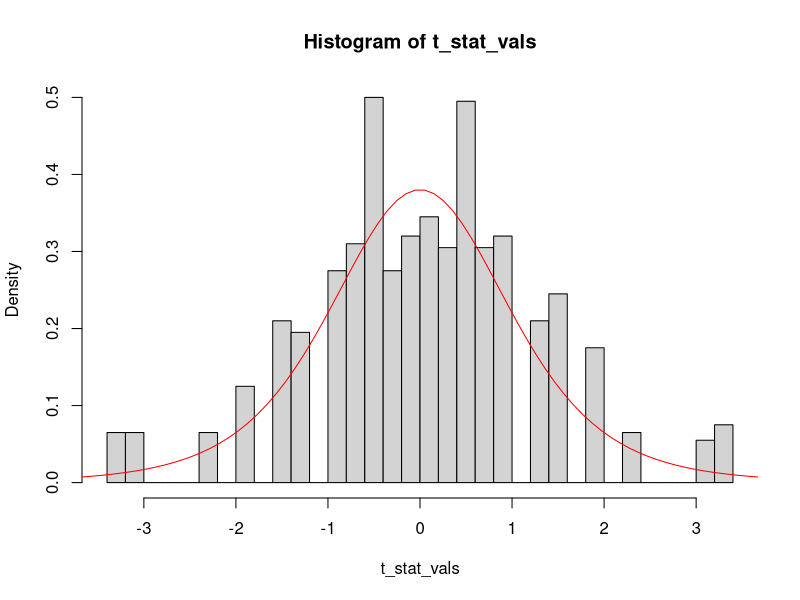

Write the R code that produced this figure.
set.seed(96000464)

# ----  Creating our samples ------ #
nx <- 4
ny <- 4
x <- rnorm(n = nx, mean = 0, sd = 1)
y <- rnorm(n = ny, mean = 1.5, sd = 2)

# 1. Performing a one sided test, if E(X) < E(Y)

# Let the null hypo H0 = E(x) >= E(Y), under level of sig 0.05
alpha <- 0.05
t_test <- t.test(alternative = "less", x = x, y = y)
# A note on t_test,
t_test$p.value < alpha # If true, we accept the null hypothesis
# Depends on what we set the seed as....

# 2. Performing a permutation test

# Let the null hypo H0 = E(x) >= E(Y)
# We suppose this null hypothesis bc this means that we can mix X and Y
# Together


# Base-line t value
base_t_stat <- t.test(x, y, alternative = "less")$statistic

# How many permuation trials we are going to do
n <- 1000

# Vector to hold t values of permuted samples
t_stat_vals <- numeric(n)

# Combine x and y into one vector
xy <- c(x, y)

# Vector to split a shuffled xy sampled and then seperate it
include <- c(rep(TRUE, nx), rep(FALSE, ny))

# Create t values for each shuffed xy sample
for (i in 1:n) {
    xy_shuffle <- sample(xy)
    x_temp <- xy_shuffle[include]
    y_temp <- xy_shuffle[!include]
    t_stat_vals[i] <- t.test(x_temp, y_temp, alternative= "less")$statistic
}

# Get the p value, ie at what percentage does
# the base-line p value sit at for other vals?
p_value <- mean(t_stat_vals > base_t_stat)

# P value is is < 0.05, reject null hypothesis

hist(t_stat_vals, breaks = 30, freq = FALSE)

# Plotting the student t density on top!
x_vals = seq(-5, 5, length = 100)
t_density = dt(x = x_vals, df = t_test$parameter)
lines(x_vals, t_density, col = "red")
# We can accept the null hypothesis, that E(X) < E(Y)

# 3. Comparing sampling distributions
# If we clock nx = ny = 100 we get a much stronger t_value, the p value effectively becomes zero,
# This is not suprising bc central limit theorem applies and says
# That the distribution will converge to the true sd and mean as n becomes large=